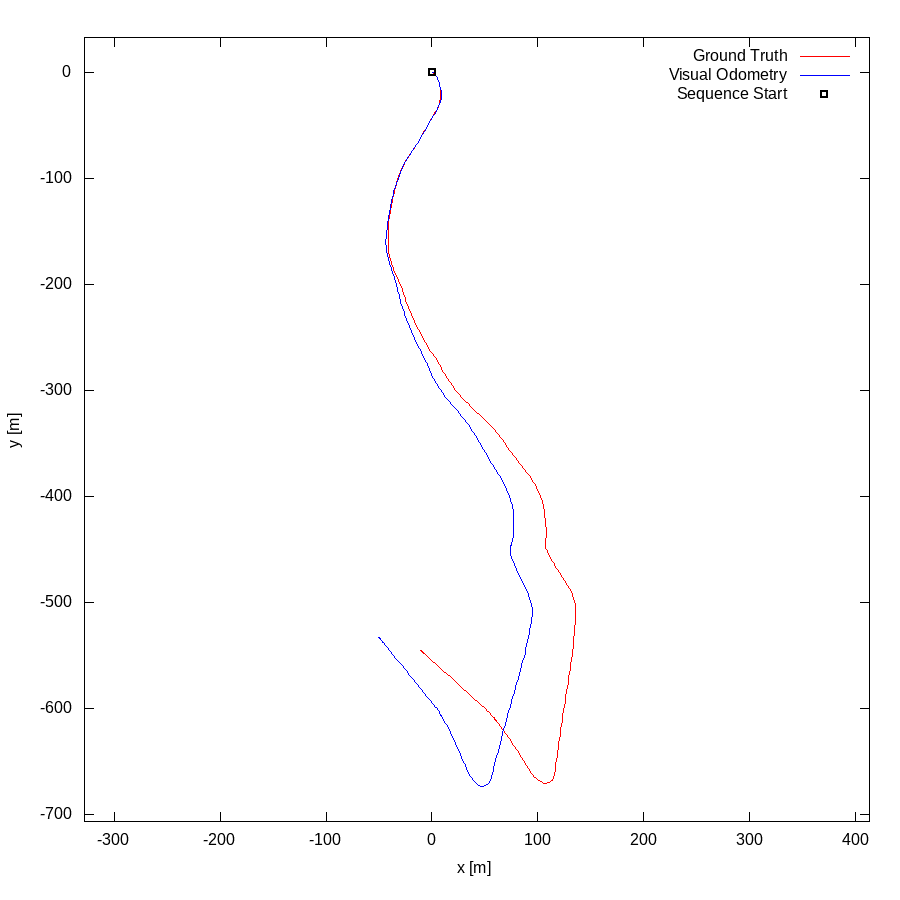

Write the gnuplot code that produced this figure.
set term postscript eps enhanced color
set output "10.eps"
set size ratio -1
set xrange [-328:413]
set yrange [-707:33]
set xlabel "x [m]"
set ylabel "y [m]"
plot "10.txt" using 1:2 lc rgb "#FF0000" title 'Ground Truth' w lines,"10.txt" using 3:4 lc rgb "#0000FF" title 'Visual Odometry' w lines,"< head -1 10.txt" using 1:2 lc rgb "#000000" pt 4 ps 1 lw 2 title 'Sequence Start' w points
